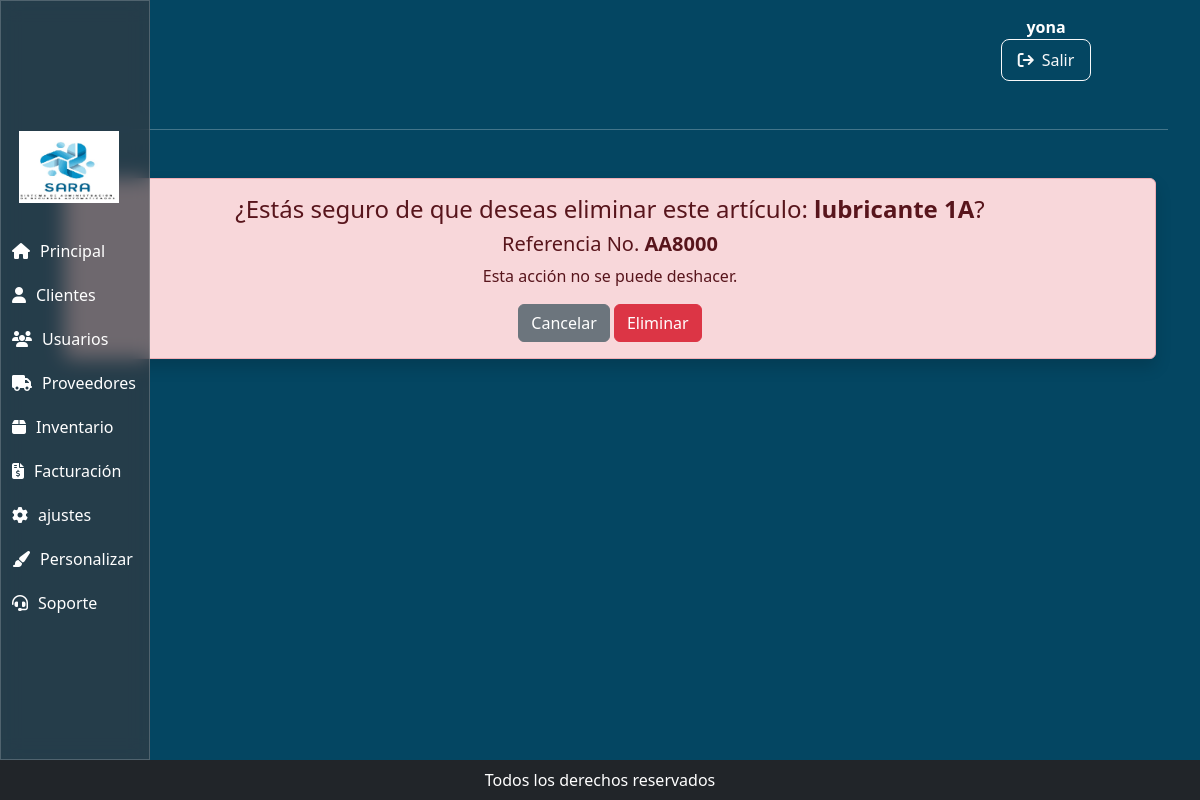
Page /inventarios/eliminar/2/ (signed in) on the committed database.
### usuarios/models.py (models this page shows, shortened)
class UsuarioPersonalizado(AbstractUser):
    ROLES = [
        ('Administrador', 'Administrador'),
        ('Secretaria', 'Secretaria'),
        ('Invitado', 'Invitado'),
        ('Visitante', 'Visitante'),
    ]
    telefono = models.CharField(max_length=20, blank=True, null=True)
    tipo_documento = models.CharField(max_length=15, blank=True, null=True)
    documento = models.CharField(max_length=20, blank=True, null=True, unique=True)
    rol = models.CharField(max_length=15, choices=ROLES)

### inventarios/models.py (models this page shows, shortened)
class Articulo(models.Model):
    UNIDADES_PRESENTACION = [
        ('unidad', 'Unidad'),
        ('barril', 'Barril'),
        ('balde', 'Balde'),
        ('galon', 'Galón'),
        ('cuarto', 'Cuarto'),
    ]
    nombre_art = models.CharField(max_length=100, unique=True)
    no_referencia = models.CharField(max_length=50, unique=True)
    presentacion = models.CharField(max_length=10, choices=UNIDADES_PRESENTACION)
    stock = models.PositiveIntegerField(default=0)
    stock_min = models.PositiveIntegerField()
    stock_max = models.PositiveIntegerField()

### inventarios/views.py (the view)
# urls.py: path('eliminar/<int:articulo_id>/', views.eliminar_articulo, name='eliminar_articulo'),
def eliminar_articulo(request, articulo_id):
    articulo = get_object_or_404(Articulo, id=articulo_id)
    if request.method == 'POST':
        articulo.delete()
        messages.success(request, "articulo eliminado exitosamente.")
        return redirect('inventarios')
    return render(request, 'inventarios/confirmar_eliminar_articulo.html', {'articulo': articulo})

### usuarios/context_processors.py (called while the page is built)
def es_admin(request):
    return {
        'es_admin': request.user.is_authenticated and (
            request.user.is_superuser or getattr(request.user, 'rol', '') == "Administrador"
        )
    }

### inventarios/templates/inventarios/confirmar_eliminar_articulo.html (shortened to what this page needs)
{% extends "../layouts/base.html" %}
{% block content %}
<div class="container mt-5">
  <div class="alert alert-danger text-center shadow">
    <h4>¿Estás seguro de que deseas eliminar este artículo: <strong>{{ articulo.nombre_art }}</strong>?</h4>
    <h5>Referencia No. <strong>{{ articulo.no_referencia }}</strong> </h5>
    <p>Esta acción no se puede deshacer.</p>
    <form method="POST">
      <a href="{% url 'inventarios' %}" class="btn btn-secondary">Cancelar</a>
      <button type="submit" class="btn btn-danger">Eliminar</button>
    </form>
  </div>
</div>
{% endblock %}

### templates/layouts/base.html (shortened to what this page needs)
{% load static %}
<!DOCTYPE html>
<html lang="en">
  <head>
    <link
      rel="stylesheet"
      href="https://cdnjs.cloudflare.com/ajax/libs/font-awesome/6.5.0/css/all.min.css"
    />
    <link
      href="https://cdn.jsdelivr.net/npm/bootstrap@5.3.3/dist/css/bootstrap.min.css"
      rel="stylesheet"
    />
    <link rel="stylesheet" href="{% static 'css/styles.css' %}" />
<link href="https://cdn.jsdelivr.net/npm/select2@4.1.0-rc.0/dist/css/select2.min.css" rel="stylesheet" />
  </head>
  <body>
    <div class="contenedor-encabezados">
       <div class="encabezados">
        </div>
      <div class="encabezado-items">
        {% if request.user.is_authenticated %}
        <span class="fw-bold">{{ request.user.username }}
        </span>
        {% else %} No autenticado {% endif %}
        {% if user.is_authenticated %}
        <form action="{% url 'logout' %}" method="post" style="display: inline">
          <a
            href="{% url 'logout' %}"
            class="btn btn-outline-light d-flex align-items-center gap-2 logout-button">
            <i class="fa fa-sign-out"></i>
            Salir
          </a>
        </form>
        {% endif %}
      </div>
    </div>
    {% include 'layouts/partials/menu.html' %}
    <main>
      <hr>
      {% block content %}
      {% endblock %}
    </main>
    {% include 'layouts/partials/footer.html' %}
  </body>
</html>

### static/css/styles.css (style rules this page uses)
* { padding: 0; margin: 0; box-sizing: border-box; }
body { background-color: #044662 !important; color: #ffffff; }
.contenedor-encabezados { display: flex; align-items:center; justify-content: center; text-align: center; padding-top: 10px; }
.encabezados { display: flex; flex-direction: row; justify-content: left; align-items:center; justify-items: last baseline; padding-left: 10px; flex-wrap: wrap; gap: 20px; width: 75%; }
.encabezado-items { display: flex; flex-direction: column; text-align: center; justify-content: center; align-items:center; justify-items: center; width: 85px; padding-top: 5px; padding-right: 8px; width: 10%; }
.logout-button { padding: 8px 16px; border-radius: 8px; transition: all 0.3s ease; font-weight: 500; }
.logout-button i { transition: transform 0.3s ease; }
main { margin-left: 20px; padding: 2rem; }

### rows in the picture
UsuarioPersonalizado: user.username "yona"
Articulo: nombre_art "lubricante 1A", no_referencia "AA8000"
